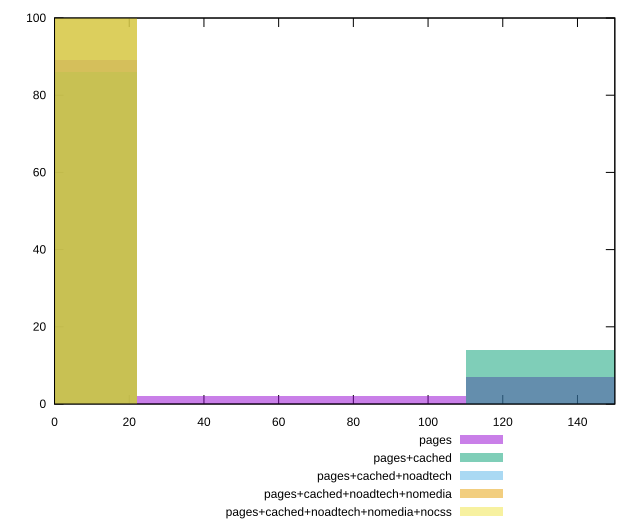

The script that saved this image:
reset

$pages <<EOF
132.18438583324675 7
0 89
88.12292388883117 2
44.06146194441558 2
EOF

$pagesCached <<EOF
0 86
132.18438583324675 14
EOF

$pagesCachedNoadtech <<EOF
0 100
EOF

$pagesCachedNoadtechNomedia <<EOF
0 100
EOF

$pagesCachedNoadtechNomediaNocss <<EOF
0 100
EOF

set key outside below
set boxwidth 44.06146194441558
set xrange [0:150]
set yrange [0:100]
set trange [0:100]
set style fill transparent solid 0.5 noborder
set terminal svg size 640, 530 enhanced background rgb 'white'
set output "report_00018_2021-02-10T15-25-16.877Z/unminified-css/comparison/histogram/all_raw.svg"

plot $pages title "pages" with boxes, \
     $pagesCached title "pages+cached" with boxes, \
     $pagesCachedNoadtech title "pages+cached+noadtech" with boxes, \
     $pagesCachedNoadtechNomedia title "pages+cached+noadtech+nomedia" with boxes, \
     $pagesCachedNoadtechNomediaNocss title "pages+cached+noadtech+nomedia+nocss" with boxes

reset
